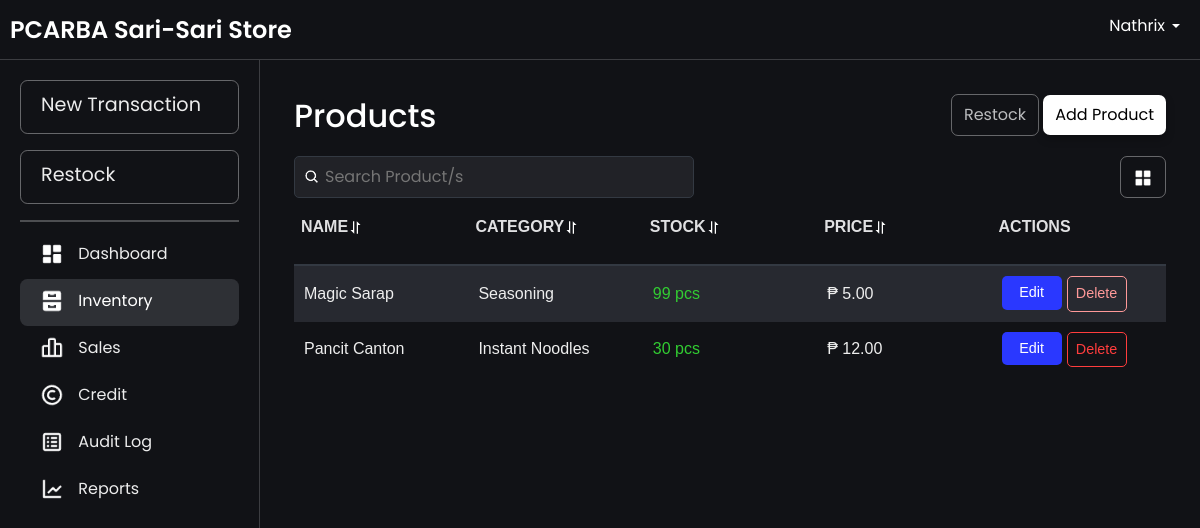
Screenshot of /inventory.php (signed in) with the database file from the repository.
### tables this page shows
CREATE TABLE `products` (
  `productId` int(11) NOT NULL AUTO_INCREMENT,
  `productName` varchar(100) NOT NULL,
  `productCategory` varchar(100) NOT NULL,
  `unitPrice` decimal(10,2) NOT NULL,
  `categoryId` int(11) NOT NULL,
  `unit` enum('pcs','kg','L','pack','mL','doz','m') NOT NULL DEFAULT 'pcs',
  `imagePath` varchar(255) DEFAULT NULL,
  PRIMARY KEY (`productId`),
  KEY `categories_products` (`categoryId`),
  CONSTRAINT `categories_products` FOREIGN KEY (`categoryId`) REFERENCES `categories` (`categoryId`)
);

CREATE TABLE `categories` (
  `categoryId` int(11) NOT NULL AUTO_INCREMENT,
  `categoryName` varchar(40) DEFAULT NULL,
  PRIMARY KEY (`categoryId`)
);

### inventory.php (the view, shortened to what this page needs)
<?php
include 'db.php';
function isProductReferencedInSaleItem($conn, $productId)
{
    $query = "SELECT COUNT(*) as count FROM sale_item WHERE productId = ?";
    $stmt = $conn->prepare($query);
    $stmt->bind_param("i", $productId);
    $stmt->execute();
    $result = $stmt->get_result();
    $row = $result->fetch_assoc();
    return $row['count'] > 0;
}
$query = "
    SELECT
        p.productId,
        p.productName,
        c.categoryName AS productCategory,
        p.unitPrice,
        COALESCE(SUM(b.quantity), 0) AS totalStock,
        p.unit,
        p.imagePath as image
    FROM
        products p
    LEFT JOIN
        batchItem b ON p.productId = b.productId
    LEFT JOIN
        categories c ON p.categoryId = c.categoryId
    GROUP BY
        p.productId, p.productName, c.categoryName, p.unitPrice, p.unit, p.imagePath
";
$result = $conn->query($query);
$products = $result->fetch_all(MYSQLI_ASSOC);
?>
<!DOCTYPE html>
<html lang="en">
<head>
    <link href="css/bootstrap.min.css" rel="stylesheet">
    <link rel="stylesheet" href="css/layer1.css">
    <link rel="stylesheet" href="css/inventory.css">
</head>
<body>
    <?php include 'navbar.php'; ?>
    <div class="main-content fade-in">
        <div class="container">
            <div class="header-container">
                <h2>Products</h2>
                <div class="button">
                    <a href="restock.php" class="restock-button">Restock</a>
                    <a href="insertProduct.php" class="button-product">Add Product</a>
                </div>
                <div class="search-container">
                    <div class="search-wrapper">
                        <img src="images/search-icon.png" alt="Search" class="search-icon">
                        <input type="text" id="searchBar" placeholder="Search Product/s" onkeyup="filterProducts(); toggleClearIcon();">
                    </div>
                    <div class="toggle-container">
                        <a href="grid.php" class="grid-button">
                            <img src="images/grid-mode.png" alt="Grid Mode" style="width: 20px; height: 20px;">
                        </a>
                    </div>
                </div>
            </div>
            <div id="tableView" class="view active table-wrapper">
                <table id="productTable" data-sort-order="asc">
                    <thead>
                        <tr align="left">
                            <th onclick="sortTable(0)">Name<span class="sort-icon"><img src="images/sort.png" alt="sort"></span></th>
                            <th onclick="sortTable(1)">Category<span class="sort-icon"><img src="images/sort.png" alt="sort"></span></th>
                            <th onclick="sortTable(2)">Stock<span class="sort-icon"><img src="images/sort.png" alt="sort"></span></th>
                            <th onclick="sortTable(3)">Price<span class="sort-icon"><img src="images/sort.png" alt="sort"></span></th>
                            <th>Actions</th>
                        </tr>
                    </thead>
                    <tbody>
                        <?php if (empty($products)) { ?>
                            <tr>
                                <td colspan="5" style="text-align: center;">No products found. <a href="insertProduct.php">Stock a product</a>.</td>
                            </tr>
                        <?php } else { ?>
                            <?php foreach ($products as $product) {
                                $stockClass = '';
                                if ($product['totalStock'] == 0) {
                                    $stockClass = 'stock-out';
                                } elseif ($product['totalStock'] < 5) {
                                    $stockClass = 'stock-low';
                                } else {
                                    $stockClass = 'stock-good';
                                }
                                $isReferenced = isProductReferencedInSaleItem($conn, $product['productId']);
                            ?>
                                <tr>
                                    <td><?php echo htmlspecialchars($product['productName']); ?></td>
                                    <td><?php echo htmlspecialchars($product['productCategory']); ?></td>
                                    <td class="<?php echo $stockClass; ?>"><?php echo $product['totalStock'] == 0 ? 'Out of Stock' : htmlspecialchars($product['totalStock']) . (isset($product['unit']) ? ' ' . htmlspecialchars($product['unit']) : ''); ?></td>
                                    <td>₱ <?php echo number_format($product['unitPrice'], 2); ?></td>
                                    <td>
                                        <div class="action-buttons">
                                            <form method="post" style="display:inline;">
                                                <a href="editProduct.php?productName=<?php echo urlencode($product['productName']); ?>" class="btn-action btn-edit">
                                                    <span>Edit</span>
                                                </a>
                                            </form>
                                            <form method="post" style="display:inline;" onsubmit="return confirmDelete()">
                                                <button type="submit" name="delete_product" class="btn-action btn-delete" <?php echo $isReferenced ? 'disabled' : ''; ?>>
                                                    <span>Delete</span>
                                                </button>
                                            </form>
                                        </div>
                                    </td>
                                </tr>
                            <?php } ?>
                        <?php } ?>
                    </tbody>
                </table>
            </div>
        </div>
    </div>
</body>
</html>

### css/layer1.css (style rules this page uses)
.fade-in { animation: fadeInAnimation ease .1s; -webkit-animation: fadeInAnimation ease 1s; -moz-animation: fadeInAnimation ease 1s; -o-animation: fadeInAnimation ease 1s; -ms-animation: fadeInAnimation ease 1s; }
body { background-color: rgb(17, 18, 22); font-family: "Poppins", serif; color: white; }

### css/inventory.css (style rules this page uses)
.search-container { margin-top: 10px; display: flex; justify-content: space-between; align-items: center; gap: 10px; position: relative; width: 100%; }
.header-container { display: flex; align-items: center; flex-wrap: wrap; flex-direction: row; justify-content: space-between; position: relative; padding: 10px; }
.search-wrapper { display: flex; align-items: center; position: relative; width: 100%; max-width: 400px; }
.search-wrapper .search-icon { position: absolute; left: 10px; width: 16px; height: 16px; }
.search-wrapper input { padding: 8px 8px 8px 30px; width: 100%; border-radius: 5px; border: 1px solid #333942; background-color: rgba(33, 34, 39, 255); color: #f7f7f8; }
.table-wrapper { overflow-x: hidden; }
table { font-family: Arial, Helvetica, sans-serif; width: 90%; border-collapse: separate; border-spacing: 0 10px; table-layout: fixed; }
table thead { position: sticky; top: 0; z-index: 10; background-color: #1f1f1f; }
table tbody tr:nth-child(odd) { background-color: #272930; }
table tbody tr:nth-child(even) { background-color: rgb(17, 18, 22); }
table th, table td { text-wrap: auto; }
table th { padding: 7px; background-color: rgb(17, 18, 22); color: rgba(247, 247, 248, 0.9); font-weight: bold; text-transform: uppercase; font-size: 1rem; padding-bottom: 25px; }
table td { padding: 5px 10px; font-size: 1rem; color: #eee; margin: 0 5px; white-space: wrap; overflow: hidden; text-overflow: ellipsis; word-wrap: break-word; }
table tr { background-color: transparent; }
.restock-button { display: inline-block; padding: 8px 12px; background: transparent; color: rgb(187, 188, 190); text-decoration: none; border-radius: 7px; border: 0.5px solid rgba(187, 188, 190, 0.5); transition: border-color 0.3s, color 0.3s; margin-bottom: 10px; }
.button-product { background: transparent; display: inline-block; padding: 8px 12px; background-color: rgb(255, 255, 255); color: #000; text-decoration: none; border-radius: 7px; box-shadow: 0 4px 8px rgba(0, 0, 0, 0.26); transition: all 0.3s ease; margin-bottom: 10px; }
.btn-action { text-decoration: none; padding: 6px 8px; font-size: 0.9rem; border-radius: 5px; transition: all 0.3s ease; display: inline-flex; align-items: center; justify-content: center; min-width: 60px; text-align: center; box-sizing: border-box; }
.btn-action span { display: inline; }
.btn-edit { background-color: rgb(42, 56, 255) !important; color: white !important; }
.btn-delete { border: 1px solid #ff3d3d !important; background-color: transparent !important; color: #ff3d3d !important; }
.btn-delete:disabled { border: 1px solid #ff9999 !important; color: #ff9999 !important; cursor: not-allowed; }
.action-buttons { display: flex; gap: 5px; }
th { cursor: pointer; }
th img { width: 15px; height: 15px; margin-right: 10px; }
.table-wrapper { height: 70vh; overflow-y: auto; position: relative; padding: 10px; padding-top: 0; }
#productTable { width: 100%; border-collapse: collapse; }
#productTable thead { position: sticky; top: 0; background: rgb(17, 18, 22); z-index: 10; }
#productTable th { background: rgb(17, 18, 22); border-bottom: 2px solid #333942; text-align: left; }
#productTable tbody { display: block; max-height: 65vh; }
#productTable tr { display: table; width: 100%; table-layout: fixed; }
#productTable td { padding: 10px 10px; font-size: 1rem; margin: 0 5px; width: 20%; }
.main-content { padding: 10px; height: 100vh; }
.stock-good { color: limegreen; }

### inventory.php (style rules this page uses)
.grid-button { display: inline-block; padding: 8px 12px; background: transparent; color: rgb(187, 188, 190); text-decoration: none; border-radius: 7px; border: 0.5px solid rgba(187, 188, 190, 0.5); transition: border-color 0.3s, color 0.3s; }

### navbar.php (style rules this page uses)
html, body { margin: 0; padding: 0; width: 100%; height: 100%; overflow-x: hidden; }
body { display: grid; grid-template-rows: 60px 1fr; grid-template-columns: 260px 1fr; height: 100vh; overflow: hidden; margin: 0; }
.main-content { grid-row: 2 / -1; grid-column: 2 / -1; padding: 24px 24px; overflow-y: auto; transition: margin-left 0.3s; margin: 0; }
.container { width: 100%; padding: 0; margin: 0 auto; }

### rows the page displays
products: productName "Magic Sarap", categoryId.categoryName "Seasoning", totalStock "99", unit "pcs", unitPrice "5.00"
products: productName "Pancit Canton", categoryId.categoryName "Instant Noodles", totalStock "30", unit "pcs", unitPrice "12.00"

### other values shown
$_SESSION['username'] "Nathrix"
